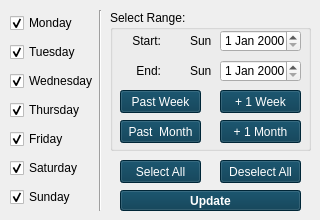
              <widget class="QWidget" name="tab_2">
               <attribute name="title">
                <string>Select Days</string>
               </attribute>
               <widget class="QWidget" name="verticalLayoutWidget">
                <property name="geometry">
                 <rect>
                  <x>10</x>
                  <y>10</y>
                  <width>95</width>
                  <height>201</height>
                 </rect>
                </property>
                <layout class="QVBoxLayout" name="verticalLayout">
                 <item>
                  <widget class="QCheckBox" name="t2_monday_checkBox">
                   <property name="text">
                    <string>Monday</string>
                   </property>
                   <property name="checked">
                    <bool>true</bool>
                   </property>
                  </widget>
                 </item>
                 <item>
                  <widget class="QCheckBox" name="t2_tuesday_checkBox">
                   <property name="text">
                    <string>Tuesday</string>
                   </property>
                   <property name="checked">
                    <bool>true</bool>
                   </property>
                  </widget>
                 </item>
                 <item>
                  <widget class="QCheckBox" name="t2_wednesday_checkBox">
                   <property name="text">
                    <string>Wednesday</string>
                   </property>
                   <property name="checked">
                    <bool>true</bool>
                   </property>
                  </widget>
                 </item>
                 <item>
                  <widget class="QCheckBox" name="t2_thursday_checkBox">
                   <property name="text">
                    <string>Thursday</string>
                   </property>
                   <property name="checked">
                    <bool>true</bool>
                   </property>
                  </widget>
                 </item>
                 <item>
                  <widget class="QCheckBox" name="t2_friday_checkBox">
                   <property name="text">
                    <string>Friday</string>
                   </property>
                   <property name="checked">
                    <bool>true</bool>
                   </property>
                  </widget>
                 </item>
                 <item>
                  <widget class="QCheckBox" name="t2_saturday_checkBox">
                   <property name="text">
                    <string>Saturday</string>
                   </property>
                   <property name="checked">
                    <bool>true</bool>
                   </property>
                  </widget>
                 </item>
                 <item>
                  <widget class="QCheckBox" name="t2_sunday_checkBox">
                   <property name="text">
                    <string>Sunday</string>
                   </property>
                   <property name="checked">
                    <bool>true</bool>
                   </property>
                  </widget>
                 </item>
                </layout>
               </widget>
               <widget class="Line" name="line_2">
                <property name="geometry">
                 <rect>
                  <x>90</x>
                  <y>10</y>
                  <width>20</width>
                  <height>201</height>
                 </rect>
                </property>
                <property name="orientation">
                 <enum>Qt::Vertical</enum>
                </property>
               </widget>
               <widget class="QGroupBox" name="t2_selectrange_groupBox">
                <property name="geometry">
                 <rect>
                  <x>110</x>
                  <y>10</y>
                  <width>201</width>
                  <height>141</height>
                 </rect>
                </property>
                <property name="title">
                 <string>Select Range:</string>
                </property>
                <widget class="QDateEdit" name="t2_end_dateEdit">
                 <property name="geometry">
                  <rect>
                   <x>110</x>
                   <y>50</y>
                   <width>81</width>
                   <height>22</height>
                  </rect>
                 </property>
                </widget>
                <widget class="QLabel" name="t2_min_label">
                 <property name="geometry">
                  <rect>
                   <x>20</x>
                   <y>20</y>
                   <width>31</width>
                   <height>21</height>
                  </rect>
                 </property>
                 <property name="styleSheet">
                  <string notr="true">background:none</string>
                 </property>
                 <property name="text">
                  <string>Start:</string>
                 </property>
                 <property name="alignment">
                  <set>Qt::AlignRight|Qt::AlignTrailing|Qt::AlignVCenter</set>
                 </property>
                </widget>
                <widget class="QDateEdit" name="t2_start_dateEdit">
                 <property name="geometry">
                  <rect>
                   <x>110</x>
                   <y>20</y>
                   <width>81</width>
                   <height>22</height>
                  </rect>
                 </property>
                </widget>
                <widget class="QLabel" name="t2_max_label">
                 <property name="geometry">
                  <rect>
                   <x>20</x>
                   <y>50</y>
                   <width>31</width>
                   <height>21</height>
                  </rect>
                 </property>
                 <property name="styleSheet">
                  <string notr="true">background:none</string>
                 </property>
                 <property name="text">
                  <string>End:</string>
                 </property>
                 <property name="alignment">
                  <set>Qt::AlignRight|Qt::AlignTrailing|Qt::AlignVCenter</set>
                 </property>
                </widget>
                <widget class="QLabel" name="t2_selectweekdaystart_label">
                 <property name="geometry">
                  <rect>
                   <x>80</x>
                   <y>20</y>
                   <width>21</width>
                   <height>21</height>
                  </rect>
                 </property>
                 <property name="styleSheet">
                  <string notr="true">background:none</string>
                 </property>
                 <property name="text">
                  <string>Sun</string>
                 </property>
                </widget>
                <widget class="QLabel" name="t2_selectweekdayend_label">
                 <property name="geometry">
                  <rect>
                   <x>80</x>
                   <y>50</y>
                   <width>21</width>
                   <height>21</height>
                  </rect>
                 </property>
                 <property name="styleSheet">
                  <string notr="true">background:none</string>
                 </property>
                 <property name="text">
                  <string>Sun</string>
                 </property>
                </widget>
                <widget class="QPushButton" name="t2_pastmonth_pushButton">
                 <property name="geometry">
                  <rect>
                   <x>10</x>
                   <y>110</y>
                   <width>81</width>
                   <height>23</height>
                  </rect>
                 </property>
                 <property name="toolTip">
                  <string>Show past 28 full days.</string>
                 </property>
                 <property name="styleSheet">
                  <string notr="true">QPushButton{
background-color: rgb(0, 53, 77);
color: white;
}

QPushButton:hover{
background-color: rgb(0, 110, 157);
}</string>
                 </property>
                 <property name="text">
                  <string>Past  Month</string>
                 </property>
                </widget>
                <widget class="QPushButton" name="t2_onemonth_pushButton">
                 <property name="geometry">
                  <rect>
                   <x>110</x>
                   <y>110</y>
                   <width>81</width>
                   <height>23</height>
                  </rect>
                 </property>
                 <property name="toolTip">
                  <string>Start date plus 28 days.</string>
                 </property>
                 <property name="styleSheet">
                  <string notr="true">QPushButton{
background-color: rgb(0, 53, 77);
color: white;
}

QPushButton:hover{
background-color: rgb(0, 110, 157);
}</string>
                 </property>
                 <property name="text">
                  <string>+ 1 Month</string>
                 </property>
                </widget>
                <widget class="QPushButton" name="t2_pastweek_pushButton">
                 <property name="geometry">
                  <rect>
                   <x>10</x>
                   <y>80</y>
                   <width>81</width>
                   <height>23</height>
                  </rect>
                 </property>
                 <property name="toolTip">
                  <string>Show past 7 full days.</string>
                 </property>
                 <property name="styleSheet">
                  <string notr="true">QPushButton{
background-color: rgb(0, 53, 77);
color: white;
}

QPushButton:hover{
background-color: rgb(0, 110, 157);
}</string>
                 </property>
                 <property name="text">
                  <string>Past Week</string>
                 </property>
                </widget>
                <widget class="QPushButton" name="t2_oneweek_pushButton">
                 <property name="geometry">
                  <rect>
                   <x>110</x>
                   <y>80</y>
                   <width>81</width>
                   <height>23</height>
                  </rect>
                 </property>
                 <property name="toolTip">
                  <string>Start date plus 7 days.</string>
                 </property>
                 <property name="styleSheet">
                  <string notr="true">QPushButton{
background-color: rgb(0, 53, 77);
color: white;
}

QPushButton:hover{
background-color: rgb(0, 110, 157);
}</string>
                 </property>
                 <property name="text">
                  <string>+ 1 Week</string>
                 </property>
                </widget>
               </widget>
               <widget class="QPushButton" name="t2_update_pushButton">
                <property name="geometry">
                 <rect>
                  <x>120</x>
                  <y>190</y>
                  <width>181</width>
                  <height>21</height>
                 </rect>
                </property>
                <property name="font">
                 <font>
                  <weight>75</weight>
                  <bold>true</bold>
                 </font>
                </property>
                <property name="styleSheet">
                 <string notr="true">QPushButton{
background-color: rgb(0, 53, 77);
color: white;
}

QPushButton:hover{
background-color: rgb(0, 110, 157);
}</string>
                </property>
                <property name="text">
                 <string>Update</string>
                </property>
                <property name="shortcut">
                 <string>Return</string>
                </property>
               </widget>
               <widget class="QPushButton" name="t2_deselectall_pushButton">
                <property name="geometry">
                 <rect>
                  <x>220</x>
                  <y>160</y>
                  <width>81</width>
                  <height>23</height>
                 </rect>
                </property>
                <property name="toolTip">
                 <string>Deselect all weekdays.</string>
                </property>
                <property name="styleSheet">
                 <string notr="true">QPushButton{
background-color: rgb(0, 53, 77);
color: white;
}

QPushButton:hover{
background-color: rgb(0, 110, 157);
}</string>
                </property>
                <property name="text">
                 <string>Deselect All</string>
                </property>
               </widget>
               <widget class="QPushButton" name="t2_selectall_pushButton">
                <property name="geometry">
                 <rect>
                  <x>120</x>
                  <y>160</y>
                  <width>81</width>
                  <height>23</height>
                 </rect>
                </property>
                <property name="toolTip">
                 <string>Select all weekdays.</string>
                </property>
                <property name="styleSheet">
                 <string notr="true">QPushButton{
background-color: rgb(0, 53, 77);
color: white;
}

QPushButton:hover{
background-color: rgb(0, 110, 157);
}</string>
                </property>
                <property name="text">
                 <string>Select All</string>
                </property>
               </widget>
              </widget>
